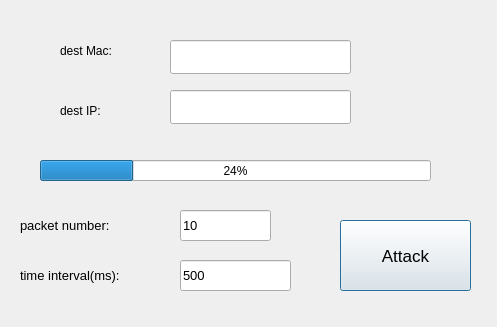
<?xml version="1.0" encoding="UTF-8"?>
<ui version="4.0">
 <class>ArpFlooding</class>
 <widget class="QDialog" name="ArpFlooding">
  <property name="geometry">
   <rect>
    <x>0</x>
    <y>0</y>
    <width>497</width>
    <height>327</height>
   </rect>
  </property>
  <property name="windowTitle">
   <string>ARP Flooding</string>
  </property>
  <widget class="QLabel" name="label_12">
   <property name="geometry">
    <rect>
     <x>60</x>
     <y>90</y>
     <width>121</width>
     <height>41</height>
    </rect>
   </property>
   <property name="text">
    <string>dest IP:</string>
   </property>
  </widget>
  <widget class="QLabel" name="label_9">
   <property name="geometry">
    <rect>
     <x>60</x>
     <y>30</y>
     <width>121</width>
     <height>41</height>
    </rect>
   </property>
   <property name="text">
    <string>dest Mac:</string>
   </property>
  </widget>
  <widget class="QLineEdit" name="arp_destmac">
   <property name="geometry">
    <rect>
     <x>170</x>
     <y>40</y>
     <width>181</width>
     <height>34</height>
    </rect>
   </property>
  </widget>
  <widget class="QPushButton" name="pushButton_send">
   <property name="geometry">
    <rect>
     <x>340</x>
     <y>220</y>
     <width>131</width>
     <height>71</height>
    </rect>
   </property>
   <property name="font">
    <font>
     <pointsize>13</pointsize>
    </font>
   </property>
   <property name="text">
    <string>Attack</string>
   </property>
  </widget>
  <widget class="QLabel" name="label_14">
   <property name="geometry">
    <rect>
     <x>20</x>
     <y>250</y>
     <width>191</width>
     <height>51</height>
    </rect>
   </property>
   <property name="font">
    <font>
     <pointsize>10</pointsize>
    </font>
   </property>
   <property name="text">
    <string>time interval(ms):</string>
   </property>
  </widget>
  <widget class="QLineEdit" name="time_interval">
   <property name="geometry">
    <rect>
     <x>180</x>
     <y>260</y>
     <width>111</width>
     <height>31</height>
    </rect>
   </property>
   <property name="font">
    <font>
     <pointsize>10</pointsize>
    </font>
   </property>
   <property name="inputMethodHints">
    <set>Qt::ImhDigitsOnly</set>
   </property>
   <property name="text">
    <string>500</string>
   </property>
  </widget>
  <widget class="QLabel" name="label_13">
   <property name="geometry">
    <rect>
     <x>20</x>
     <y>200</y>
     <width>171</width>
     <height>51</height>
    </rect>
   </property>
   <property name="font">
    <font>
     <pointsize>10</pointsize>
    </font>
   </property>
   <property name="text">
    <string>packet number:</string>
   </property>
  </widget>
  <widget class="QProgressBar" name="progressBar">
   <property name="geometry">
    <rect>
     <x>40</x>
     <y>160</y>
     <width>391</width>
     <height>21</height>
    </rect>
   </property>
   <property name="value">
    <number>24</number>
   </property>
  </widget>
  <widget class="QLineEdit" name="arp_destip">
   <property name="geometry">
    <rect>
     <x>170</x>
     <y>90</y>
     <width>181</width>
     <height>34</height>
    </rect>
   </property>
  </widget>
  <widget class="QLineEdit" name="number">
   <property name="geometry">
    <rect>
     <x>180</x>
     <y>210</y>
     <width>91</width>
     <height>31</height>
    </rect>
   </property>
   <property name="font">
    <font>
     <pointsize>10</pointsize>
    </font>
   </property>
   <property name="inputMethodHints">
    <set>Qt::ImhDigitsOnly</set>
   </property>
   <property name="text">
    <string>10</string>
   </property>
  </widget>
 </widget>
 <resources/>
 <connections/>
</ui>
